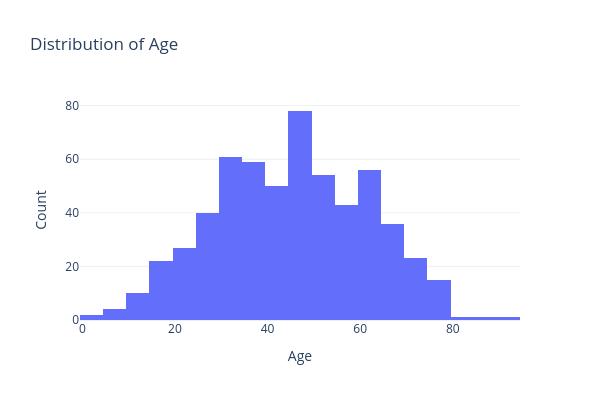

Notebook code cell kept with this figure:
### Markdown cell above
**1. Age**

### Code cell
fig = px.histogram(data, x="Age", nbins=20, title="Distribution of Age")
fig.update_layout(xaxis_title="Age", yaxis_title="Count", template="plotly_white",width=600, height=400)
fig.show()

### Figure 1 — Plotly figure (JSON) as saved in the notebook; plotly's stock layout.template omitted (floating-point values rounded to 4 significant figures; data arrays with more than 128 entries replaced by an {"elided": "..."} marker saying what was removed)
{"data": [{"alignmentgroup": "True", "bingroup": "x", "hovertemplate": "Age=%{x}<br>count=%{y}<extra></extra>", "legendgroup": "", "marker": {"color": "#636efa", "pattern": {"shape": ""}}, "name": "", "nbinsx": 20, "offsetgroup": "", "orientation": "v", "showlegend": false, "type": "histogram", "x": {"elided": "583 int values"}, "xaxis": "x", "yaxis": "y"}], "layout": {"barmode": "relative", "height": 400, "legend": {"tracegroupgap": 0}, "title": {"text": "Distribution of Age"}, "width": 600, "xaxis": {"anchor": "y", "autorange": true, "domain": [0, 1], "range": [-0.5, 94.5], "title": {"text": "Age"}, "type": "linear"}, "yaxis": {"anchor": "x", "autorange": true, "domain": [0, 1], "range": [0, 82.11], "title": {"text": "Count"}}}}
